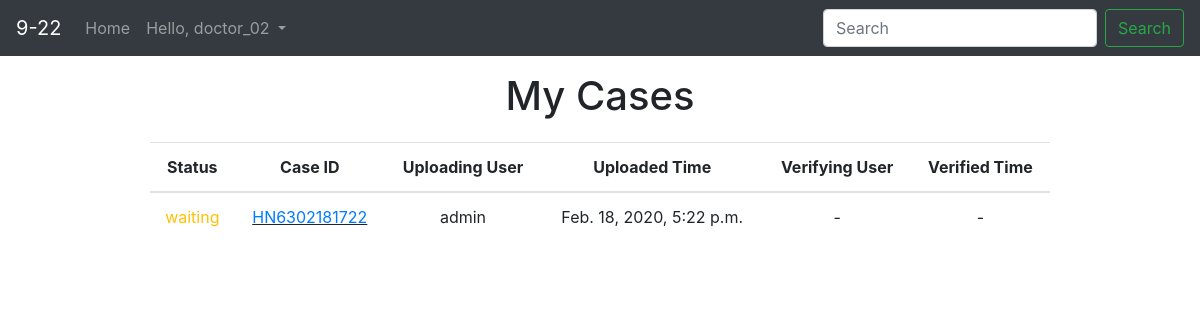
Page /mycases/ (signed in) on the earlier database version.
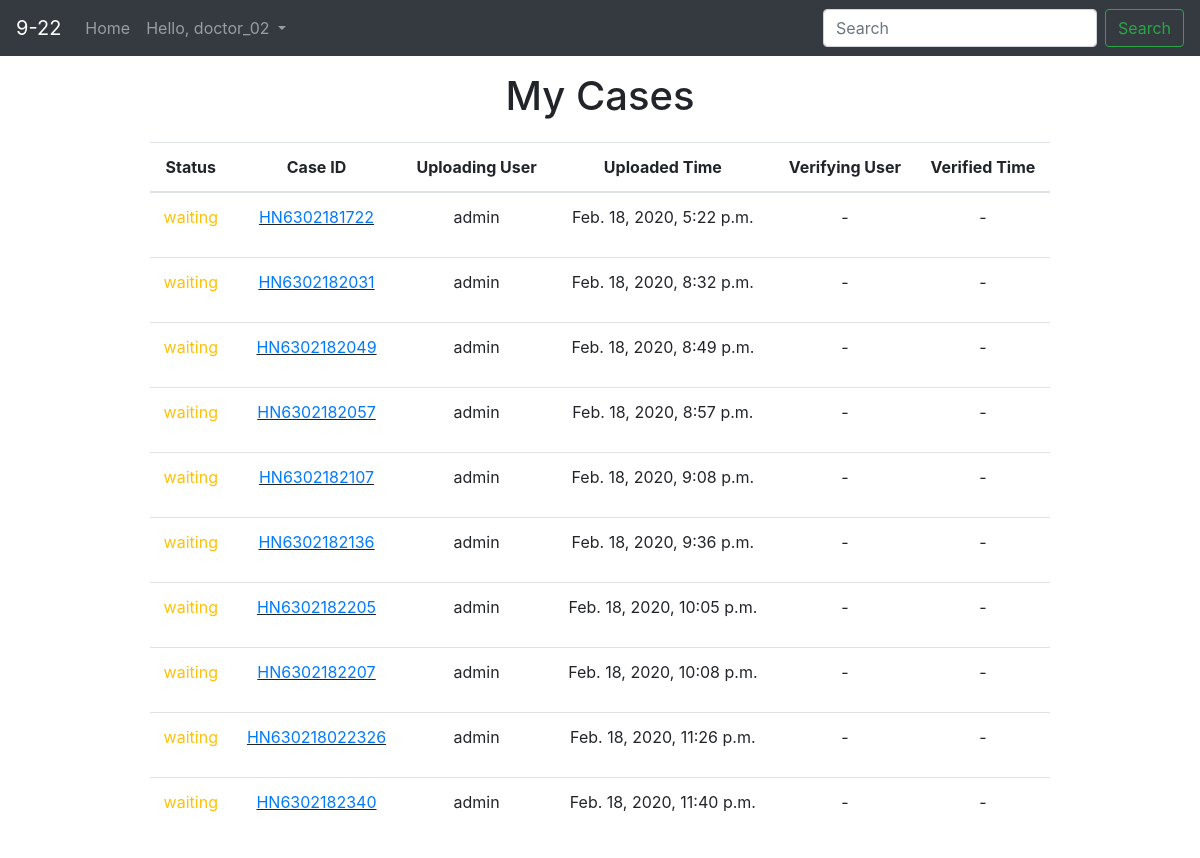
Same page on the later database version.
### verification/models.py (models this page shows, shortened)
class Case(models.Model):
    id = models.CharField(primary_key=True, verbose_name="Case ID", max_length=20)
    owner = models.ForeignKey(User, verbose_name="Physician", related_name='own', on_delete=models.SET_NULL, null=True)
    diff_diagnosis = models.CharField(max_length=100, verbose_name="Differential Diagnosis", null=True, blank=True)
    result = models.BooleanField(null=True, blank=True)
    upload_user = models.ForeignKey(User, related_name='upload', on_delete=models.SET_NULL, null=True)
    upload_time = models.DateTimeField(auto_now_add=True)
    confirm_user = models.ForeignKey(User, related_name='confirm', on_delete=models.SET_NULL, null=True, blank=True)
    confirm_time = models.DateTimeField(null=True, blank=True)
    confirm_status = models.BooleanField(null=True, blank=True)
    reject_message = models.CharField(max_length=200, null=True, blank=True)
    class Meta:
        ordering = ('id', 'upload_time',)
    @property
    def get_status(self):
        if self.confirm_status == 1:
            return 'accepted'
        elif self.confirm_status == 0:
            return 'rejected'
        else:
            return 'waiting'

### verification/views.py (the view)
# urls.py: path('mycases/', CaseUserListView.as_view(), name='my-cases'),
class CaseUserListView(PermissionRequiredMixin, ListView):
    model = Case
    permission_required = 'verification.view_case'
    def get_queryset(self):
        if self.request.user.has_perm('verification.change_case'):
            object_list = Case.objects.filter(
                Q(upload_user=self.request.user) | Q(confirm_user=self.request.user)
            ).order_by('upload_time')
        else:
            object_list = Case.objects.filter(owner=self.request.user).order_by('upload_time')
        return object_list

### templates/verification/case_list.html (shortened to what this page needs)
{% extends "base_generic.html" %}
{% block content %}
<div class="text-center" style="height: 70px;">
    {% if request.path == '/mycases/' %}
        <h1 class="mt-3 mb-2">My Cases</h1>
    {% elif keyword %}
        <h2 class="mt-3 mb-2">Search result for '{{ keyword }}'</h2>
    {% else %}
        <h1 class="mt-3 mb-2">Cases List</h1>
    {% endif %}
</div>
<center>
{% if case_list %}
    <table class="table table-hover text-center w-75">
        <thead>
        <tr>
            <th>Status</th>
            <th>Case ID</th>
            <th>Uploading User</th>
            <th>Uploaded Time</th>
            <th>Verifying User</th>
            <th>Verified Time</th>
        </tr>
        </thead>
        <tbody>
        {% for case in case_list %}
        <tr>
            <td>
                {% if case.get_status == 'accepted' %}
                <p class="text-success">{{ case.get_status }}</p>
                {% elif case.get_status == 'rejected' %}
                <p class="text-danger">{{ case.get_status }}</p>
                {% else %}
                <p class="text-warning">{{ case.get_status }}</p>
                {% endif %}
            </td>
            <td>
                <u><a href="{% url 'case-detail' case.pk %}">{{ case.id }}</a></u>
            </td>
            <td>
                <p>{{ case.upload_user }}</p>
            </td>
            <td>
                <p>{{ case.upload_time }}</p>
            </td>
            <td>
                {% if case.confirm_user %}
                <p>{{ case.confirm_user }}</p>
                {% else %}
                <p>-</p>
                {% endif %}
            </td>
            <td>
                {% if case.confirm_time %}
                <p>{{ case.confirm_time }}</p>
                {% else %}
                <p>-</p>
                {% endif %}
            </td>
        </tr>
        {% endfor %}
        </tbody>
    </table>
{% elif keyword %}
    <div class="alert alert-dark text-center" role="alert" style="width: 500px;">
        Cases not found.
    </div>
{% else %}
    <div class="alert alert-dark text-center" role="alert" style="width: 500px;">
        There is no any case.
    </div>
{% endif %}
</center>
{% endblock %}

### templates/base_generic.html (shortened to what this page needs)
<!DOCTYPE html>
<html lang="en">
<head>
    <link rel="stylesheet" href="https://stackpath.bootstrapcdn.com/bootstrap/4.4.1/css/bootstrap.min.css">
</head>
<body>
    {% block navbar %}
    <nav class="navbar navbar-expand-lg navbar-dark bg-dark">
        {% if user.is_authenticated %}
        <a class="navbar-brand" href="{% url 'index' %}">9-22</a>
        <div class="collapse navbar-collapse" id="myNavbar">
            <ul class="navbar-nav mr-auto mt-2 mt-lg-0">
                <li class="nav-item">
                    <a class="nav-link" href="{% url 'index' %}">Home</a>
                </li>
                <li class="nav-item dropdown">
                    <a class="nav-link dropdown-toggle" href="#" id="navbarDropdown" role="button" data-toggle="dropdown" aria-haspopup="true" aria-expanded="false">
                        Hello, {{ user.get_username }}
                    </a>
                </li>
            </ul>
            <form class="form-inline my-2 my-lg-0" action="{% url 'index' %}" method="get">
                <input name= "search" class="form-control mr-sm-2" type="search" placeholder="Search" aria-label="Search">
                <button class="btn btn-outline-success my-2 my-sm-0" type="submit">Search</button>
            </form>
        </div>
        {% else %}
        <a class="navbar-brand text-uppercase" href="/allcases">Nine-Twentytwo</a>
        {% endif %}
    </nav>
    {% endblock %}
    <div id="content" class="main">
                {% block content %}{% endblock %}
    </div>
</body>
</html>

Differences in the rows shown:
added Case: get_status "waiting", id "HN6302182031", upload_user "admin", upload_time "Feb. 18, 2020, 8:32 p.m."
added Case: get_status "waiting", id "HN6302182049", upload_user "admin", upload_time "Feb. 18, 2020, 8:49 p.m."
added Case: get_status "waiting", id "HN6302182057", upload_user "admin", upload_time "Feb. 18, 2020, 8:57 p.m."
added Case: get_status "waiting", id "HN6302182107", upload_user "admin", upload_time "Feb. 18, 2020, 9:08 p.m."
added Case: get_status "waiting", id "HN6302182136", upload_user "admin", upload_time "Feb. 18, 2020, 9:36 p.m."
added Case: get_status "waiting", id "HN6302182205", upload_user "admin", upload_time "Feb. 18, 2020, 10:05 p.m."
added Case: get_status "waiting", id "HN6302182207", upload_user "admin", upload_time "Feb. 18, 2020, 10:08 p.m."
added Case: get_status "waiting", id "HN630218022326", upload_user "admin", upload_time "Feb. 18, 2020, 11:26 p.m."
added Case: get_status "waiting", id "HN6302182340", upload_user "admin", upload_time "Feb. 18, 2020, 11:40 p.m."
